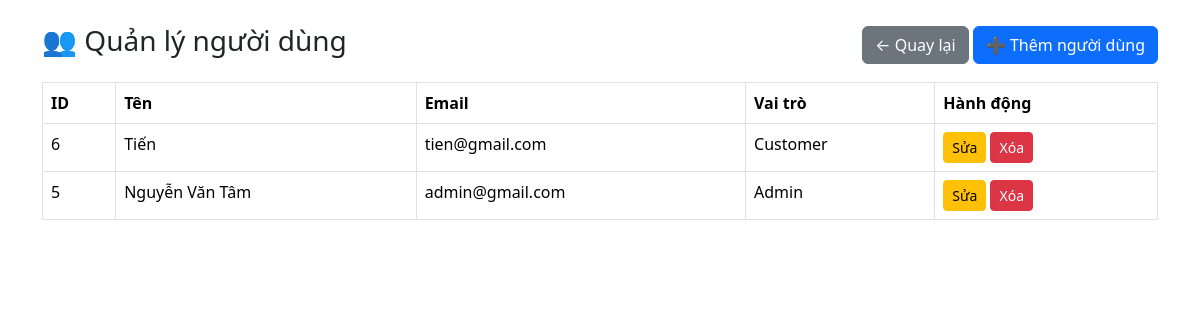
/admin/users.php, run on the app's committed database.
### tables this page shows
CREATE TABLE `users` (
  `id` int NOT NULL,
  `name` varchar(100) NOT NULL,
  `email` varchar(100) NOT NULL,
  `password_hash` varchar(255) NOT NULL,
  `phone` varchar(20) DEFAULT NULL,
  `address` text,
  `role` enum('customer','admin') DEFAULT 'customer',
  `created_at` datetime DEFAULT CURRENT_TIMESTAMP
);

### admin/users.php (the view, shortened to what this page needs)
<?php
require_once __DIR__ . '/../includes/db_config.php';
$search = $_GET['search'] ?? '';
$sql = "SELECT * FROM users WHERE name LIKE :search OR email LIKE :search ORDER BY id DESC";
$stmt = $pdo->prepare($sql);
$stmt->execute(['search' => "%$search%"]);
$users = $stmt->fetchAll(PDO::FETCH_ASSOC);
?>
<!DOCTYPE html>
<html lang="vi">
<head>
    <link href="https://cdn.jsdelivr.net/npm/bootstrap@5.3.3/dist/css/bootstrap.min.css" rel="stylesheet">
    <link rel="stylesheet" href="https://cdn.datatables.net/1.13.6/css/dataTables.bootstrap5.min.css">
</head>
<body>
<div class="container py-4">
    <div class="d-flex justify-content-between align-items-center mb-3">
        <h3>👥 Quản lý người dùng</h3>
        <div>
            <a href="../admin/dashboard.php" class="btn btn-secondary">← Quay lại</a>
            <a href="#" class="btn btn-primary" data-bs-toggle="modal" data-bs-target="#addUserModal">➕ Thêm người dùng</a>
        </div>
    </div>
    <table id="usersTable" class="table table-bordered table-hover">
        <thead>
            <tr>
                <th>ID</th>
                <th>Tên</th>
                <th>Email</th>
                <th>Vai trò</th>
                <th>Hành động</th>
            </tr>
        </thead>
        <tbody>
            <?php foreach ($users as $user): ?>
                <tr>
                    <td><?= $user['id'] ?></td>
                    <td><?= htmlspecialchars($user['name']) ?></td>
                    <td><?= htmlspecialchars($user['email']) ?></td>
                    <td><?= $user['role'] === 'admin' ? 'Admin' : 'Customer' ?></td>
                    <td>
                        <a href="edit_user.php?id=<?= $user['id'] ?>" class="btn btn-sm btn-warning">Sửa</a>
                        <a href="delete_user.php?id=<?= $user['id'] ?>" class="btn btn-sm btn-danger" onclick="return confirm('Bạn có chắc muốn xóa người dùng này?');">Xóa</a>
                    </td>
                </tr>
            <?php endforeach; ?>
        </tbody>
    </table>
</div>
</body>
</html>

### data on the page
users: id "6", name "Tiến", email "tien@gmail.com", role "Customer"
users: id "5", name "Nguyễn Văn Tâm", email "admin@gmail.com", role "Admin"
